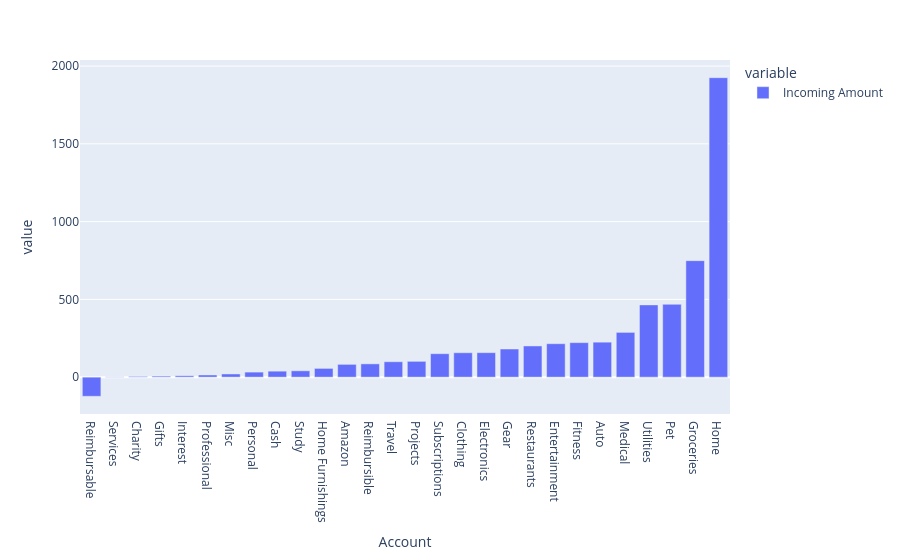

Notebook source saved alongside this figure:
### Code cell
df = monthly_mean["Expenses"].groupby(["Account"]).sum().sort_values()
px.bar(df)

### Figure 1 — Plotly figure (JSON) as saved in the notebook; plotly's stock layout.template omitted (floating-point values rounded to 4 significant figures)
{"data": [{"alignmentgroup": "True", "hovertemplate": "variable=Incoming Amount<br>Account=%{x}<br>value=%{y}<extra></extra>", "legendgroup": "Incoming Amount", "marker": {"color": "#636efa", "pattern": {"shape": ""}}, "name": "Incoming Amount", "offsetgroup": "Incoming Amount", "orientation": "v", "showlegend": true, "textposition": "auto", "type": "bar", "x": ["Reimbursable", "Services", "Charity", "Gifts", "Interest", "Professional", "Misc", "Personal", "Cash", "Study", "Home Furnishings", "Amazon", "Reimbursible", "Travel", "Projects", "Subscriptions", "Clothing", "Electronics", "Gear", "Restaurants", "Entertainment", "Fitness", "Auto", "Medical", "Utilities", "Pet", "Groceries", "Home"], "xaxis": "x", "y": [-123.1, 1.763, 4.682, 6.692, 8.927, 14.0, 20.54, 32.5, 38.49, 40.78, 56.36, 82.26, 85.51, 99.15, 101.7, 150.8, 157.0, 157.5, 180.9, 200.6, 215.0, 222.0, 224.9, 287.8, 464.6, 468.3, 748.9, 1925.0], "yaxis": "y"}], "layout": {"autosize": true, "barmode": "relative", "legend": {"title": {"text": "variable"}, "tracegroupgap": 0}, "margin": {"t": 60}, "xaxis": {"anchor": "y", "autorange": true, "domain": [0, 1], "range": [-0.5, 27.5], "title": {"text": "Account"}, "type": "category"}, "yaxis": {"anchor": "x", "autorange": true, "domain": [0, 1], "range": [-236.9, 2039.0], "title": {"text": "value"}, "type": "linear"}}}
